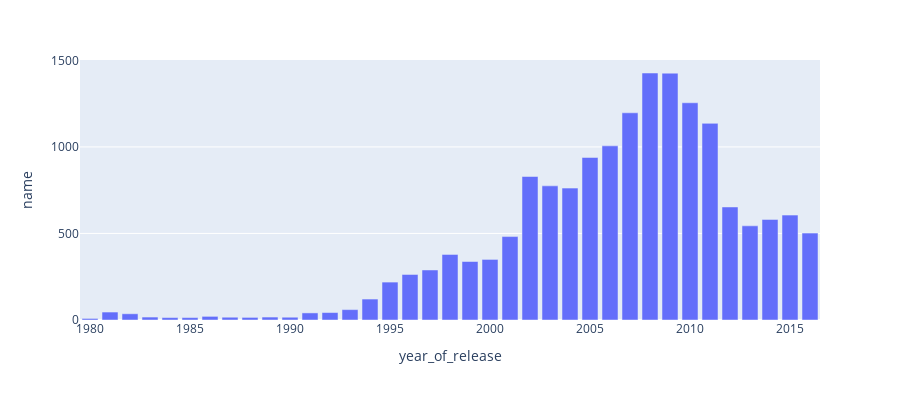

This figure's notebook cell:
### Markdown cell above
Построим гистограмму с данными о числе выпущенных игр по годам.

### Code cell
fig = px.bar(games_data.pivot_table(index='year_of_release', values='name', aggfunc='count').reset_index(), 
             x='year_of_release', 
             y='name', 
             height=400, 
             width=900)
fig.show()

### Figure 1 — Plotly figure (JSON) as saved in the notebook; plotly's stock layout.template omitted (floating-point values rounded to 4 significant figures)
{"data": [{"alignmentgroup": "True", "hovertemplate": "year_of_release=%{x}<br>name=%{y}<extra></extra>", "legendgroup": "", "marker": {"color": "#636efa", "pattern": {"shape": ""}}, "name": "", "offsetgroup": "", "orientation": "v", "showlegend": false, "textposition": "auto", "type": "bar", "x": [1980, 1981, 1982, 1983, 1984, 1985, 1986, 1987, 1988, 1989, 1990, 1991, 1992, 1993, 1994, 1995, 1996, 1997, 1998, 1999, 2000, 2001, 2002, 2003, 2004, 2005, 2006, 2007, 2008, 2009, 2010, 2011, 2012, 2013, 2014, 2015, 2016], "xaxis": "x", "y": [9, 46, 36, 17, 14, 14, 21, 16, 15, 17, 16, 41, 43, 60, 121, 219, 263, 289, 379, 338, 350, 482, 829, 775, 762, 939, 1006, 1197, 1427, 1426, 1255, 1136, 653, 544, 581, 606, 502], "yaxis": "y"}], "layout": {"barmode": "relative", "height": 400, "legend": {"tracegroupgap": 0}, "margin": {"t": 60}, "width": 900, "xaxis": {"anchor": "y", "domain": [0, 1], "title": {"text": "year_of_release"}}, "yaxis": {"anchor": "x", "domain": [0, 1], "title": {"text": "name"}}}}
